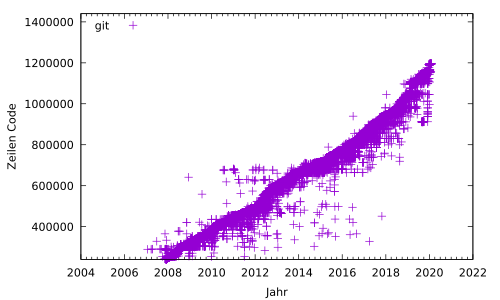

Generate this figure with gnuplot:
#!/usr/bin/gnuplot -persist
#
#    
#    	G N U P L O T
#    	Version 5.2 patchlevel 6    last modified 2019-01-01 
#    
#    	Copyright (C) 1986-1993, 1998, 2004, 2007-2018
#    	Thomas Williams, Colin Kelley and many others
#    
#    	gnuplot home:     http://www.gnuplot.info
#    	faq, bugs, etc:   type "help FAQ"
#    	immediate help:   type "help"  (plot window: hit 'h')
# set terminal wxt 0 enhanced
# set output
unset clip points
set clip one
unset clip two
set errorbars front 1.000000 
set border 31 front lt black linewidth 1.000 dashtype solid
set zdata 
set ydata 
set xdata time
set y2data 
set x2data 
set boxwidth
set style fill  empty border
set style rectangle back fc  bgnd fillstyle   solid 1.00 border lt -1
set style circle radius graph 0.02 
set style ellipse size graph 0.05, 0.03 angle 0 units xy
set dummy x, y
set format x "%Y" timedate
set format y "%.0f" 
set format x2 "% h" 
set format y2 "% h" 
set format z "% h" 
set format cb "% h" 
set format r "% h" 
set ttics format "% h"
set timefmt "%s"
set angles radians
set tics back
unset grid
unset raxis
set theta counterclockwise right
set style parallel front  lt black linewidth 2.000 dashtype solid
set key title "" center
set key fixed left top vertical Right noreverse enhanced autotitle nobox
set key noinvert samplen 4 spacing 1 width 0 height 0 
set key maxcolumns 0 maxrows 0
set key noopaque
unset label
unset arrow
set style increment default
unset style line
unset style arrow
set style histogram clustered gap 2 title textcolor lt -1
unset object
set style textbox transparent margins  1.0,  1.0 border  lt -1 linewidth  1.0
set offsets 0, 0, 0, 0
set pointsize 1
set pointintervalbox 1
set encoding default
unset polar
unset parametric
unset decimalsign
unset micro
unset minussign
set view 60, 30, 1, 1
set view azimuth 0
set rgbmax 255
set samples 100, 100
set isosamples 10, 10
set surface 
unset contour
set cntrlabel  format '%8.3g' font '' start 5 interval 20
set mapping cartesian
set datafile separator ";"
unset hidden3d
set cntrparam order 4
set cntrparam linear
set cntrparam levels auto 5 unsorted
set cntrparam firstlinetype 0
set cntrparam points 5
set size ratio 0 1,1
set origin 0,0
set style data points
set style function lines
unset xzeroaxis
unset yzeroaxis
unset zzeroaxis
unset x2zeroaxis
unset y2zeroaxis
set xyplane relative 0.5
set tics scale  1, 0.5, 1, 1, 1
set mxtics default
set mytics default
set mztics default
set mx2tics default
set my2tics default
set mcbtics default
set mrtics default
set nomttics
set xtics border in scale 1,0.5 mirror norotate  autojustify
set xtics  norangelimit autofreq 
set ytics border in scale 1,0.5 mirror norotate  autojustify
set ytics  norangelimit autofreq 
set ztics border in scale 1,0.5 nomirror norotate  autojustify
set ztics  norangelimit autofreq 
unset x2tics
unset y2tics
set cbtics border in scale 1,0.5 mirror norotate  autojustify
set cbtics  norangelimit autofreq 
set rtics axis in scale 1,0.5 nomirror norotate  autojustify
set rtics  norangelimit autofreq 
unset ttics
set title "" 
set title  font "" norotate
set timestamp bottom 
set timestamp "" 
set timestamp  font "" norotate
set trange [ * : * ] noreverse nowriteback
set urange [ * : * ] noreverse nowriteback
set vrange [ * : * ] noreverse nowriteback
set xlabel "Jahr" 
set xlabel  font "" textcolor lt -1 norotate
set x2label "" 
set x2label  font "" textcolor lt -1 norotate
set xrange [ "1072958400" : "1640995200" ] noreverse writeback
set x2range [ 1.11291e+09 : 1.58042e+09 ] noreverse writeback
set ylabel "Zeilen Code" 
set ylabel  font "" textcolor lt -1 rotate
set y2label "" 
set y2label  font "" textcolor lt -1 rotate
set yrange [ 240000. : 1.44000e+06 ] noreverse writeback
set y2range [ 239169. : 1.43440e+06 ] noreverse writeback
set zlabel "" 
set zlabel  font "" textcolor lt -1 norotate
set zrange [ * : * ] noreverse writeback
set cblabel "" 
set cblabel  font "" textcolor lt -1 rotate
set cbrange [ * : * ] noreverse writeback
set rlabel "" 
set rlabel  font "" textcolor lt -1 norotate
set rrange [ * : * ] noreverse writeback
unset logscale
unset jitter
set zero 1e-08
set lmargin  -1
set bmargin  -1
set rmargin  -1
set tmargin  -1
set locale "de_DE.UTF-8"
set pm3d explicit at s
set pm3d scansautomatic
set pm3d interpolate 1,1 flush begin noftriangles noborder corners2color mean
set pm3d nolighting
set palette positive nops_allcF maxcolors 0 gamma 1.5 color model RGB 
set palette rgbformulae 7, 5, 15
set colorbox default
set colorbox vertical origin screen 0.9, 0.2 size screen 0.05, 0.6 front  noinvert bdefault
set style boxplot candles range  1.50 outliers pt 7 separation 1 labels auto unsorted
set loadpath 
set fontpath 
set psdir
set fit brief errorvariables nocovariancevariables errorscaling prescale nowrap v5
GNUTERM = "qt"
## Last datafile plotted: "< zcat git.locs.gz"
plot "< zcat git.locs.gz" u 2:3 title "git"
#    EOF
